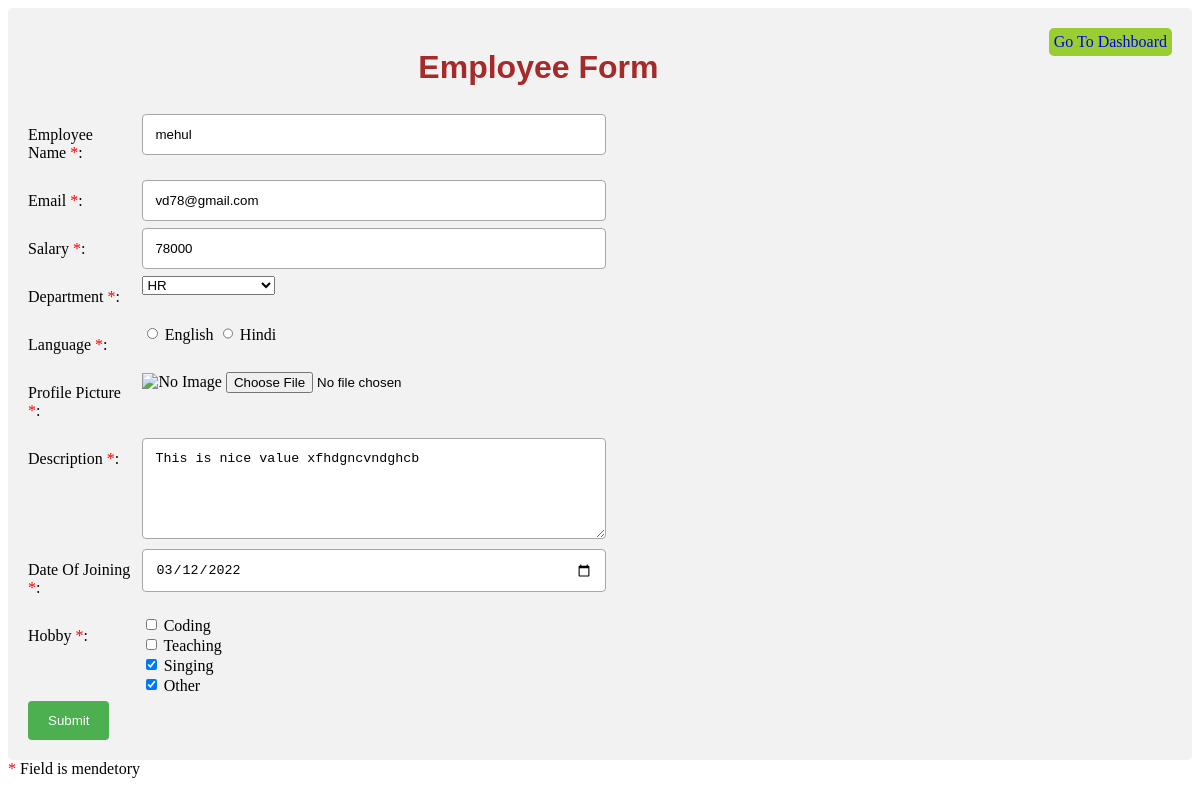
Screenshot of /registration.php?edit_employee=51 with the database file from the repository.
### tables this page shows
CREATE TABLE `employee` (
  `eid` int(11) NOT NULL,
  `ename` varchar(255) NOT NULL,
  `email` varchar(255) NOT NULL,
  `salary` int(11) NOT NULL,
  `department` varchar(255) NOT NULL,
  `lang` varchar(255) NOT NULL,
  `profilepic` text NOT NULL,
  `description` varchar(255) NOT NULL,
  `joiningdate` date NOT NULL,
  `hobby` varchar(255) NOT NULL,
  `password` varchar(255) NOT NULL
);

### includes/functions.php (called while the page is built, shortened)
<?php
function query($query)
{
    global $connection;
    $result = mysqli_query($connection, $query);
    return $result;
}

### registration_post.php (called while the page is built)
<?php
$form_data = array();
if (isset($_POST['submit'])) {
    $form_data['ename']      = escape($_POST['ename']);
    $form_data['email']      = escape($_POST['email']);
    $form_data['salary']     = escape($_POST['salary']);
    $form_data['profilepic'] = $_FILES['uploadfile']['name'];
    $form_data['description']    = escape($_POST['description']);
    $form_data['department'] = $_POST['department'];
    if (isset($_POST['hobby'])) {
        $form_data['hobby'] = implode(",", $_POST['hobby']);
    }
    $form_data['lang'] = isset($_POST['lang']) ? $_POST['lang'] : '';
    $form_data['joiningdate']    = ($_POST['joiningdate']);
    $error = array();
    if ($_POST['ename'] == '') {
        $error[] = '<li>This employee name is empty please insert some data.</li>';
    } elseif (!preg_match("/^([a-zA-Z' ]+)$/", $_POST['ename'])) {
        $error[] = "<li>Only alphabets and whitespace are allowed in employee field.</li>";
    }
    $pattern = "^[_a-z0-9-]+(\.[_a-z0-9-]+)*@[a-z0-9-]+(\.[a-z0-9-]+)*(\.[a-z]{2,3})$^";
    if (!preg_match($pattern, $form_data['email'])) {
        $error[] = "<li>Email is not valid please enter valid email.</li>";
    }
    if ($form_data['email'] == '') {
        $error[] = '<li>This Employee email is empty please insert some data.</li>';
    }
    if ($form_data['salary'] == '') {
        $error[] = '<li>This Employee salary is empty please insert some data.</li>';
    } elseif (!preg_match("/^[0-9]*$/", $form_data['salary'])) {
        $error[] = "<li>Only numeric value is allowed in salary.</li>";
        $form_data['salary'] = null;
    } elseif (strlen($form_data['salary']) >= 7) {
        $error['salary'] = '<li>Please enter only 6 character.</li>';
    }
    if ($form_data['department'] == '') {
        $error[] = '<li>This employee department is empty please select any one.</li>';
    }
    if ($form_data['lang'] == '') {
        $error[] = '<li>Please select any language.</li>';
    }
    $allowed =  array('jpeg', 'jpg', "png", "gif", "bmp", "JPEG", "JPG", "PNG", "GIF", "BMP");
    $ext = pathinfo($form_data['profilepic'], PATHINFO_EXTENSION);
    if (isset($_GET['edit_employee'])) {
        if ($form_data['profilepic'] == '') {
            $eid = $_GET['edit_employee'];
            $query = "SELECT profilepic FROM employee WHERE eid = $eid ";
            $select_image = mysqli_query($connection, $query);
            while ($row = mysqli_fetch_array($select_image)) {
                $form_data['profilepic'] = $row['profilepic'];
            }
        }
    } else {
        if (!in_array($ext, $allowed)) {
            $error[] = "<li>Only jpeg,jpg,png,gif,bmp types files allowed</li>";
        }
        if ($form_data['profilepic'] == '') {
            $error[] = '<li>Please select your profile picture.</li>';
        }
    }
    if ($form_data['description'] == '') {
        $error[] = '<li>Please enter some description.</li>';
    }
    if ($form_data['joiningdate'] == '') {
        $error[] = '<li>Please select joining date.</li>';
    }
    if (!isset($_POST['hobby'])) {
        $error[] = '<li>Please select atleast one hobby.</li>';
    }
    if (empty($error)) {
        $form_data['profilepic'] = $_FILES["uploadfile"]["name"];
        $tempname   = $_FILES["uploadfile"]["tmp_name"];
        $folder     = "./profile/" . $form_data['profilepic'];
        move_uploaded_file($tempname, $folder);
        if (isset($_POST['eid']) && $_POST['eid'] == null) {
            $insert_form_data = "INSERT INTO employee (ename,email,salary,department,lang,profilepic,description,joiningdate,hobby) VALUES ('{$form_data['ename']}','{$form_data['email']}','{$form_data['salary']}','{$form_data['department']}','{$form_data['lang']}','{$form_data['profilepic']}','{$form_data['description']}','{$form_data['joiningdate']}','{$form_data['hobby']}')";
            $query = query($insert_form_data);
            if ($query) {
                redirect("index.php?action=register");
            }
        }
        if ((isset($_POST['eid']))) {
            $eid = $_POST['eid'];
            if ($form_data['profilepic'] == '') {
                $eid = $_GET['edit_employee'];
                $query = "SELECT profilepic FROM employee WHERE eid = $eid ";
                $select_image = mysqli_query($connection, $query);
                while ($row = mysqli_fetch_array($select_image)) {
                    $form_data['profilepic'] = $row['profilepic'];
                }
                $update_data = "UPDATE employee SET ename='{$form_data['ename']}',email='{$form_data['email']}',salary='{$form_data['salary']}',department='{$form_data['department']}',lang='{$form_data['lang']}',profilepic='{$form_data['profilepic']}',description='{$form_data['description']}',joiningdate='{$form_data['joiningdate']}',hobby='{$form_data['hobby']}' WHERE eid = {$eid}";
            } else {
                $update_data = "UPDATE employee SET ename='{$form_data['ename']}',email='{$form_data['email']}',salary='{$form_data['salary']}',department='{$form_data['department']}',lang='{$form_data['lang']}',profilepic='{$form_data['profilepic']}',description='{$form_data['description']}',joiningdate='{$form_data['joiningdate']}',hobby='{$form_data['hobby']}' WHERE eid = {$eid}";
            }
            $query = query($update_data);
            if ($query) {
                redirect("index.php?action=edited");
            }
        }
    } else {
        foreach ($error as $key => $value) {
            echo isset($error[$key]) ? $error[$key] : '';
        }
    }
} else if (isset($_GET['edit_employee'])) {
    $eid = $_GET['edit_employee'];
    $selec_query = "SELECT * FROM employee WHERE eid = '$eid'";
    $query = query($selec_query);
    $form_data = mysqli_fetch_array($query);
}

### registration.php (the view, shortened to what this page needs)
<?php
include "./includes/db.php";
include "./includes/functions.php";
include "./registration_post.php";
?>
<!DOCTYPE html>
<html lang="en-us">
<head>
    <link rel="stylesheet" href="./css/form.css">
</head>
<body>
    <div class="container">
        <div class="left-link">
            <a href="./index.php">Go To Dashboard</a>
        </div>
        <h1>Employee Form</h1>
        <form action="" role="form" method="post" enctype="multipart/form-data" autocomplete="off">
            <div class="row">
                <div class="col-10">
                    <label class="contentlabel" for="fname">Employee Name<label style="color:red"> *</label>:</label>
                </div>
                <div class="col-90">
                    <input type="text" id="name" name="ename" placeholder="Enter your first name" value="<?php echo isset($form_data['ename']) ? $form_data['ename'] : ''; ?>">
                </div>
            </div>
            <div class="row">
                <div class="col-10">
                    <label class="contentlabel" for="email">Email<label style="color:red"> *</label>:</label>
                </div>
                <div class="col-90">
                    <input type="text" id="email" name="email" placeholder="it should contain @,." value="<?php echo isset($form_data['email']) ? $form_data['email'] : ''; ?>">
                </div>
            </div>
            <div class="row">
                <div class="col-10">
                    <label class="contentlabel" for="mobile">Salary<label style="color:red"> *</label>:</label>
                </div>
                <div class="col-90">
                    <input type="text" id="salary" name="salary" placeholder="Enter Salary" value="<?php echo isset($form_data['salary']) ? $form_data['salary'] : ''; ?>">
                </div>
            </div>
            <div class="row">
                <div class="col-10">
                    <label class="contentlabel" for="department">Department<label style="color:red"> *</label>:</label>
                </div>
                <div class="col-90">
                    <select name="department" id="department">
                        <option value="HR" <?= (isset($form_data['department']) && $form_data['department'] == 'HR') ? "selected" : ''; ?>>HR</option>
                    </select>
                </div>
            </div>
            <div class="row">
                <div class="col-10">
                    <label class="contentlabel" for="gender" required>Language<label style="color:red"> *</label>:</label>
                </div>
                <div class="col-90">
                    <input type="radio" id="english" name="lang" value="English" <?= isset($form_data['lang']) && $form_data['lang'] == 'English' ? 'checked' : ''; ?> />
                    <label for="english">English</label>
                    <input type="radio" id="hindi" name="lang" value="Hindi" <?= isset($form_data['lang']) && $form_data['lang'] == 'Hindi' ? 'checked' : ''; ?> />
                    <label for="hindi">Hindi</label>
                </div>
            </div>
            <div class="row">
                <div class="col-10">
                    <label class="contentlabel" for="profile">Profile Picture<label style="color:red"> *</label>:</label>
                </div>
                <div class="col-90">
                    <?php if (isset($_GET['edit_employee'])) { ?>
                        <img width="50" src="./profile/<?= $form_data['profilepic']; ?>" alt="No Image">
                    <?php } ?>
                    <input type="file" name="uploadfile" accept="image/png, image/gif, image/jpeg" />
                </div>
            </div>
            <div class="row">
                <div class="col-10">
                    <label class="contentlabel" for="description">Description<label style="color:red"> *</label>:</label>
                </div>
                <div class="col-90">
                    <textarea name="description" id="description" cols="30" rows="5"><?= isset($form_data['description']) && $form_data['description'] ? $form_data['description'] : ''; ?></textarea>
                </div>
            </div>
            <div class="row">
                <div class="col-10">
                    <label class="contentlabel" for="joiningdate">Date Of Joining<label style="color:red"> *</label>:</label>
                </div>
                <div class="col-90">
                    <input type="Date" id="joiningdate" name="joiningdate" min="1950-01-01" pattern="\d{4}-\d{2}-\d{2}" max="<?php echo date('Y-m-d'); ?>" value="<?php echo isset($form_data['joiningdate']) ? $form_data['joiningdate'] : ''; ?>">
                </div>
            </div>
            <div class="row">
                <div class="col-10">
                    <label class="contentlabel" for="hobby">Hobby<label style="color:red"> *</label>:</label>
                </div>
                <?php isset($form_data['hobby']) ? $form_data['hobby'] = explode(",", $form_data['hobby']) : ''; ?>
                <div class="col-90">
                    <?php
                    $array_hobby = array("Coding", "Teaching", "Singing", "Other");
                    foreach ($array_hobby as $hobby_value) { ?>
                        <input type="checkbox" class="hobby" id="<?= $hobby_value ?>" name="hobby[]" value="<?= $hobby_value ?>" <?= isset($form_data['hobby']) && is_array($form_data['hobby']) ? (in_array($hobby_value, $form_data['hobby']) ? 'checked' : '') : ''; ?>>
                        <label for="<?= $hobby_value ?>"><?= $hobby_value ?></label><br />
                    <?php } ?>
                </div>
            </div>
            <div class="row">
                <div class="col-10">
                    <input type='submit' value='Submit' name='submit'>
                </div>
            </div>
        </form>
    </div>
    <div><label style="color:red"> *</label> Field is mendetory</div>
</body>
</html>

### css/form.css (style rules this page uses)
* { box-sizing: border-box; }
input[type=text], input[type=number], input[type=select], input[type=date], input[type=button], input[type=select], input[type=tel] { width: 45%; padding: 12px; border: 1px solid rgb(168, 166, 166); border-radius: 4px; resize: vertical; }
textarea { width: 45%; padding: 12px; border: 1px solid rgb(168, 166, 166); border-radius: 4px; resize: vertical; }
input[type=radio], input[type=checkbox] { width: 1%; padding-left: 0%; border: 1px solid rgb(168, 166, 166); border-radius: 4px; resize: vertical; }
h1 { font-family: Arial; font-size: xx-large; font-style: normal; font-weight: bold; color: brown; text-align: center; }
.contentlabel { padding: 12px 12px 12px 0; display: inline-block; }
input[type=submit], input[type=button] { background-color: #4CAF50; color: white; padding: 12px 20px; border: none; border-radius: 4px; cursor: pointer; float: left; }
.container { align-self: center; border-radius: 5px; background-color: #f2f2f2; padding: 20px; }
.col-10 { float: left; width: 10%; margin-top: 6px; }
.col-90 { float: left; width: 90%; margin-top: 6px; }
.row:after { content: ""; display: table; clear: both; }
.left-link { margin-left: auto; float: right; background: yellowgreen; border-radius: 5px; padding: 5px; }
a { text-decoration: none; }

### rows the page displays
employee: ename "mehul", email "vd78@gmail.com", salary "78000", department "HR", lang "☐ English", lang "☐ Hindi", description "This is nice value xfhdgncvndghcb", joiningdate "03/12/2022"

### other values shown
$hobby_value "Coding"
$hobby_value "Teaching"
$hobby_value "Singing"
$hobby_value "Other"
